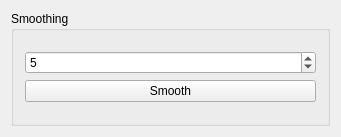
<?xml version="1.0" encoding="UTF-8"?>
<ui version="4.0">
 <class>SmootherToolbar</class>
 <widget class="QWidget" name="SmootherToolbar">
  <property name="geometry">
   <rect>
    <x>0</x>
    <y>0</y>
    <width>341</width>
    <height>137</height>
   </rect>
  </property>
  <property name="windowTitle">
   <string>Form</string>
  </property>
  <layout class="QVBoxLayout" name="verticalLayout_7">
   <item>
    <widget class="QGroupBox" name="groupBox_2">
     <property name="title">
      <string>Smoothing</string>
     </property>
     <layout class="QVBoxLayout" name="verticalLayout_6">
      <item>
       <layout class="QGridLayout" name="gridLayout">
        <item row="1" column="0">
         <widget class="QPushButton" name="pB_smooth">
          <property name="enabled">
           <bool>true</bool>
          </property>
          <property name="toolTip">
           <string/>
          </property>
          <property name="text">
           <string>Smooth</string>
          </property>
         </widget>
        </item>
        <item row="0" column="0">
         <widget class="QSpinBox" name="iterationSpinBox">
          <property name="value">
           <number>5</number>
          </property>
         </widget>
        </item>
       </layout>
      </item>
     </layout>
    </widget>
   </item>
  </layout>
 </widget>
 <layoutdefault spacing="6" margin="11"/>
 <pixmapfunction>qPixmapFromMimeSource</pixmapfunction>
 <resources/>
 <connections/>
</ui>
